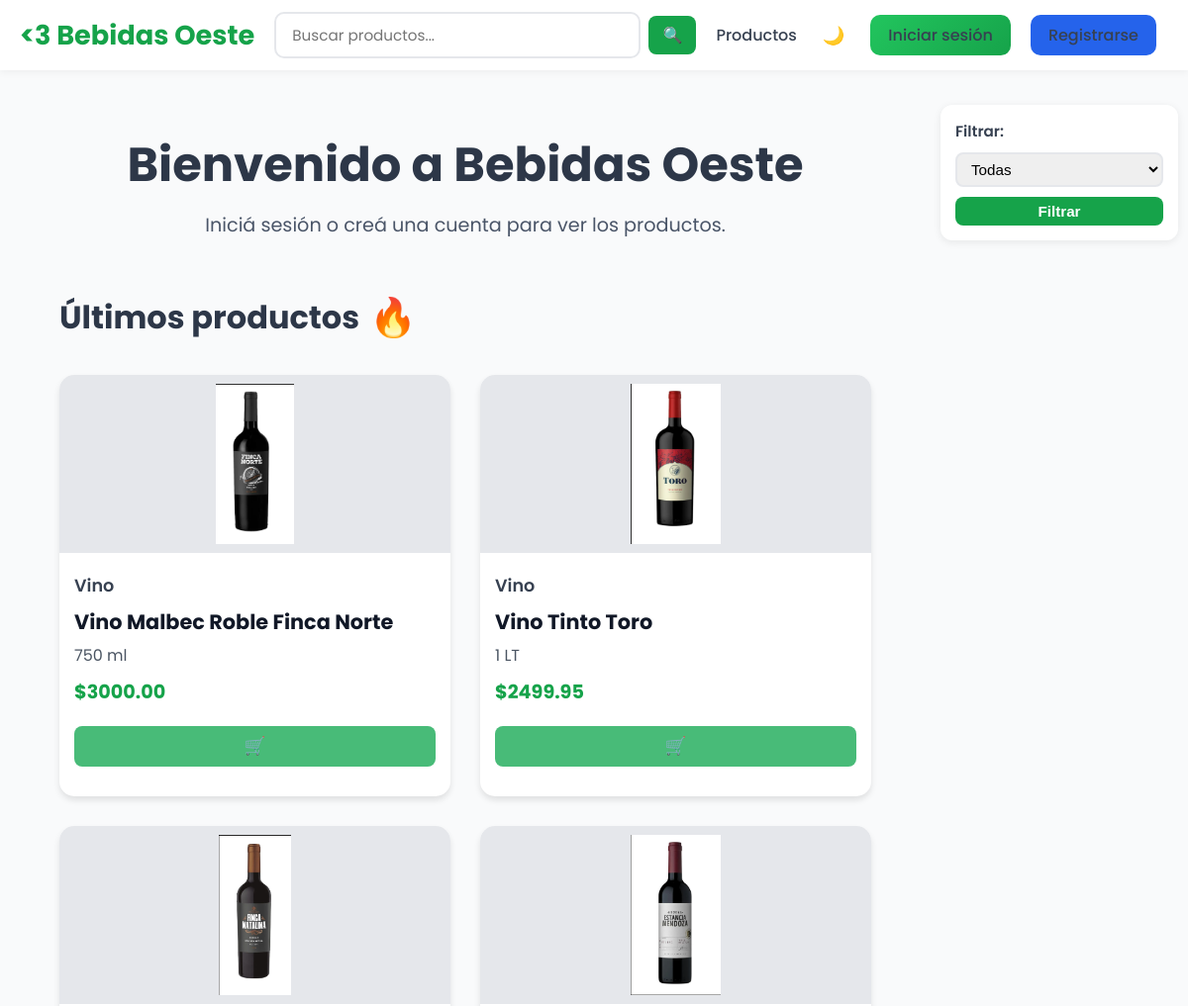
The app's page / (upper part), older data.
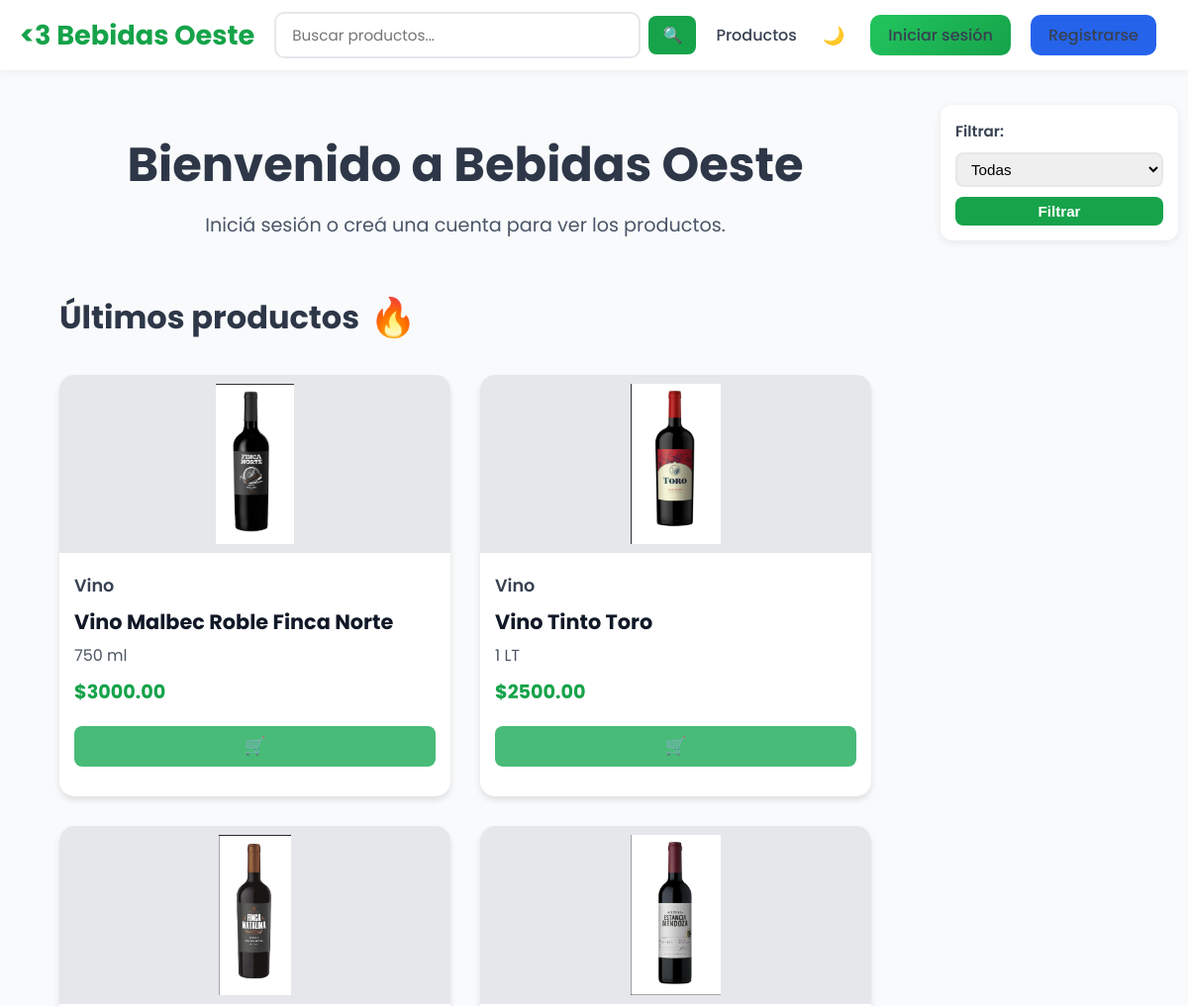
The same page, newer data.
### tienda/models.py (models this page shows, shortened)
class Producto(models.Model):
    CATEGORIAS = [
        ('licor', 'Licor'),
        ('energizante', 'Energizante'),
        ('cerveza', 'Cerveza'),
        ('vino', 'Vino'),
    ]
    usuario = models.ForeignKey(User, on_delete=models.CASCADE)  # quién lo publicó
    nombre = models.CharField(max_length=100)
    descripcion = models.TextField(blank=True)
    precio = models.DecimalField(max_digits=10, decimal_places=2)
    imagen = models.ImageField(upload_to='productos/', blank=True, null=True)
    categoria = models.CharField(max_length=20, choices=CATEGORIAS, default='licor')

### tienda/views.py (the view)
# urls.py: 2. Add a URL to urlpatterns:  path('', views.home, name='home')
def home(request):
    categoria = request.GET.get('categoria')
    categorias = [
        ('licor', 'Licor'),
        ('energizante', 'Energizante'),
        ('cerveza', 'Cerveza'),
        ('vino', 'Vino'),
    ]
    productos_qs = Producto.objects.all().order_by('-id')
    if categoria in dict(categorias):
        productos_qs = productos_qs.filter(categoria=categoria)
    ultimos_productos = productos_qs[:8]
    return render(request, 'tienda/home.html', {
        'ultimos_productos': ultimos_productos,
        'categorias': categorias,
        'categoria_seleccionada': categoria,
    })

### tienda/templates/tienda/home.html (shortened to what the changed rows need)
{% extends 'tienda/base.html' %}
{% load static %}
{% block content %}
<div id="home-content">
    <div style="text-align: center; margin-bottom: 50px;">
        <h1 style="font-size: 3em; color: #2d3748; margin-bottom: 10px;">Bienvenido a Bebidas Oeste</h1>
    </div>
    <div style="display: flex; align-items: flex-start; gap: 20px;">
        <div style="flex:1;">
            <h2 style="font-size: 2em; color: #2d3748; margin-bottom: 30px; display: flex; align-items: center; gap: 10px;">
                Últimos productos
                <span style="font-size: 1.2em; animation: flame 0.5s infinite alternate;">🔥</span>
            </h2>
            <div class="grid-productos" id="products-container">
                {% for producto in ultimos_productos %}
                <div class="producto-card" data-id="{{ producto.id }}">
                    <a href="{% url 'tienda:detalle_producto' producto.id %}" style="text-decoration: none; color: inherit; width: 100%;">
                        <div style="width: 100%; height: 180px; background: #e5e7eb; display: flex; align-items: center; justify-content: center;">
                            {% if producto.imagen %}
                                <img src="{{ producto.imagen.url }}" alt="{{ producto.nombre }}" style="max-width:90%; max-height:90%; object-fit:contain; display:block; margin:auto;">
                            {% else %}
                                <img src="{% static 'img/no-image.png' %}" alt="Sin imagen" style="max-width:90%; max-height:90%; object-fit:contain; display:block; margin:auto;">
                            {% endif %}
                        </div>
                        <div style="padding: 20px 15px 10px 15px; text-align:left; width:100%;">
                            <div style="font-size:1.1em; color:#374151; font-weight:600; margin-bottom:8px;">{{ producto.get_categoria_display }}</div>
                            <div style="font-size:1.3em; color:#111827; font-weight:700; margin-bottom:6px;">{{ producto.nombre }}</div>
                            <div style="color:#4b5563; font-size:1em; margin-bottom:10px;">{{ producto.descripcion|truncatechars:80 }}</div>
                            <div style="font-size:1.2em; color:#16a34a; font-weight:700; margin-bottom:10px;">${{ producto.precio }}</div>
                        </div>
                    </a>
                    <div style="display:flex; gap:8px; padding:0 15px 15px 15px; width:100%; box-sizing:border-box;">
                        <button class="btn-agregar" data-id="{{ producto.id }}"
                                style="flex:1; background: #48bb78; color: white; border: none; padding: 10px 18px; border-radius: 8px; cursor: pointer; transition: all 0.3s ease; font-size:1.1em;">
                            🛒
                        </button>
                    </div>
                </div>
                {% empty %}
                <p style="text-align: center; color: #718096; grid-column: 1/-1;">No hay productos disponibles aún.</p>
                {% endfor %}
            </div>
        </div>
    </div>
</div>
{% endblock %}

Row changes from the older to the newer data that the page shows:
changed Producto "Vino Tinto Toro": precio "2499.95" → "2500.00"
